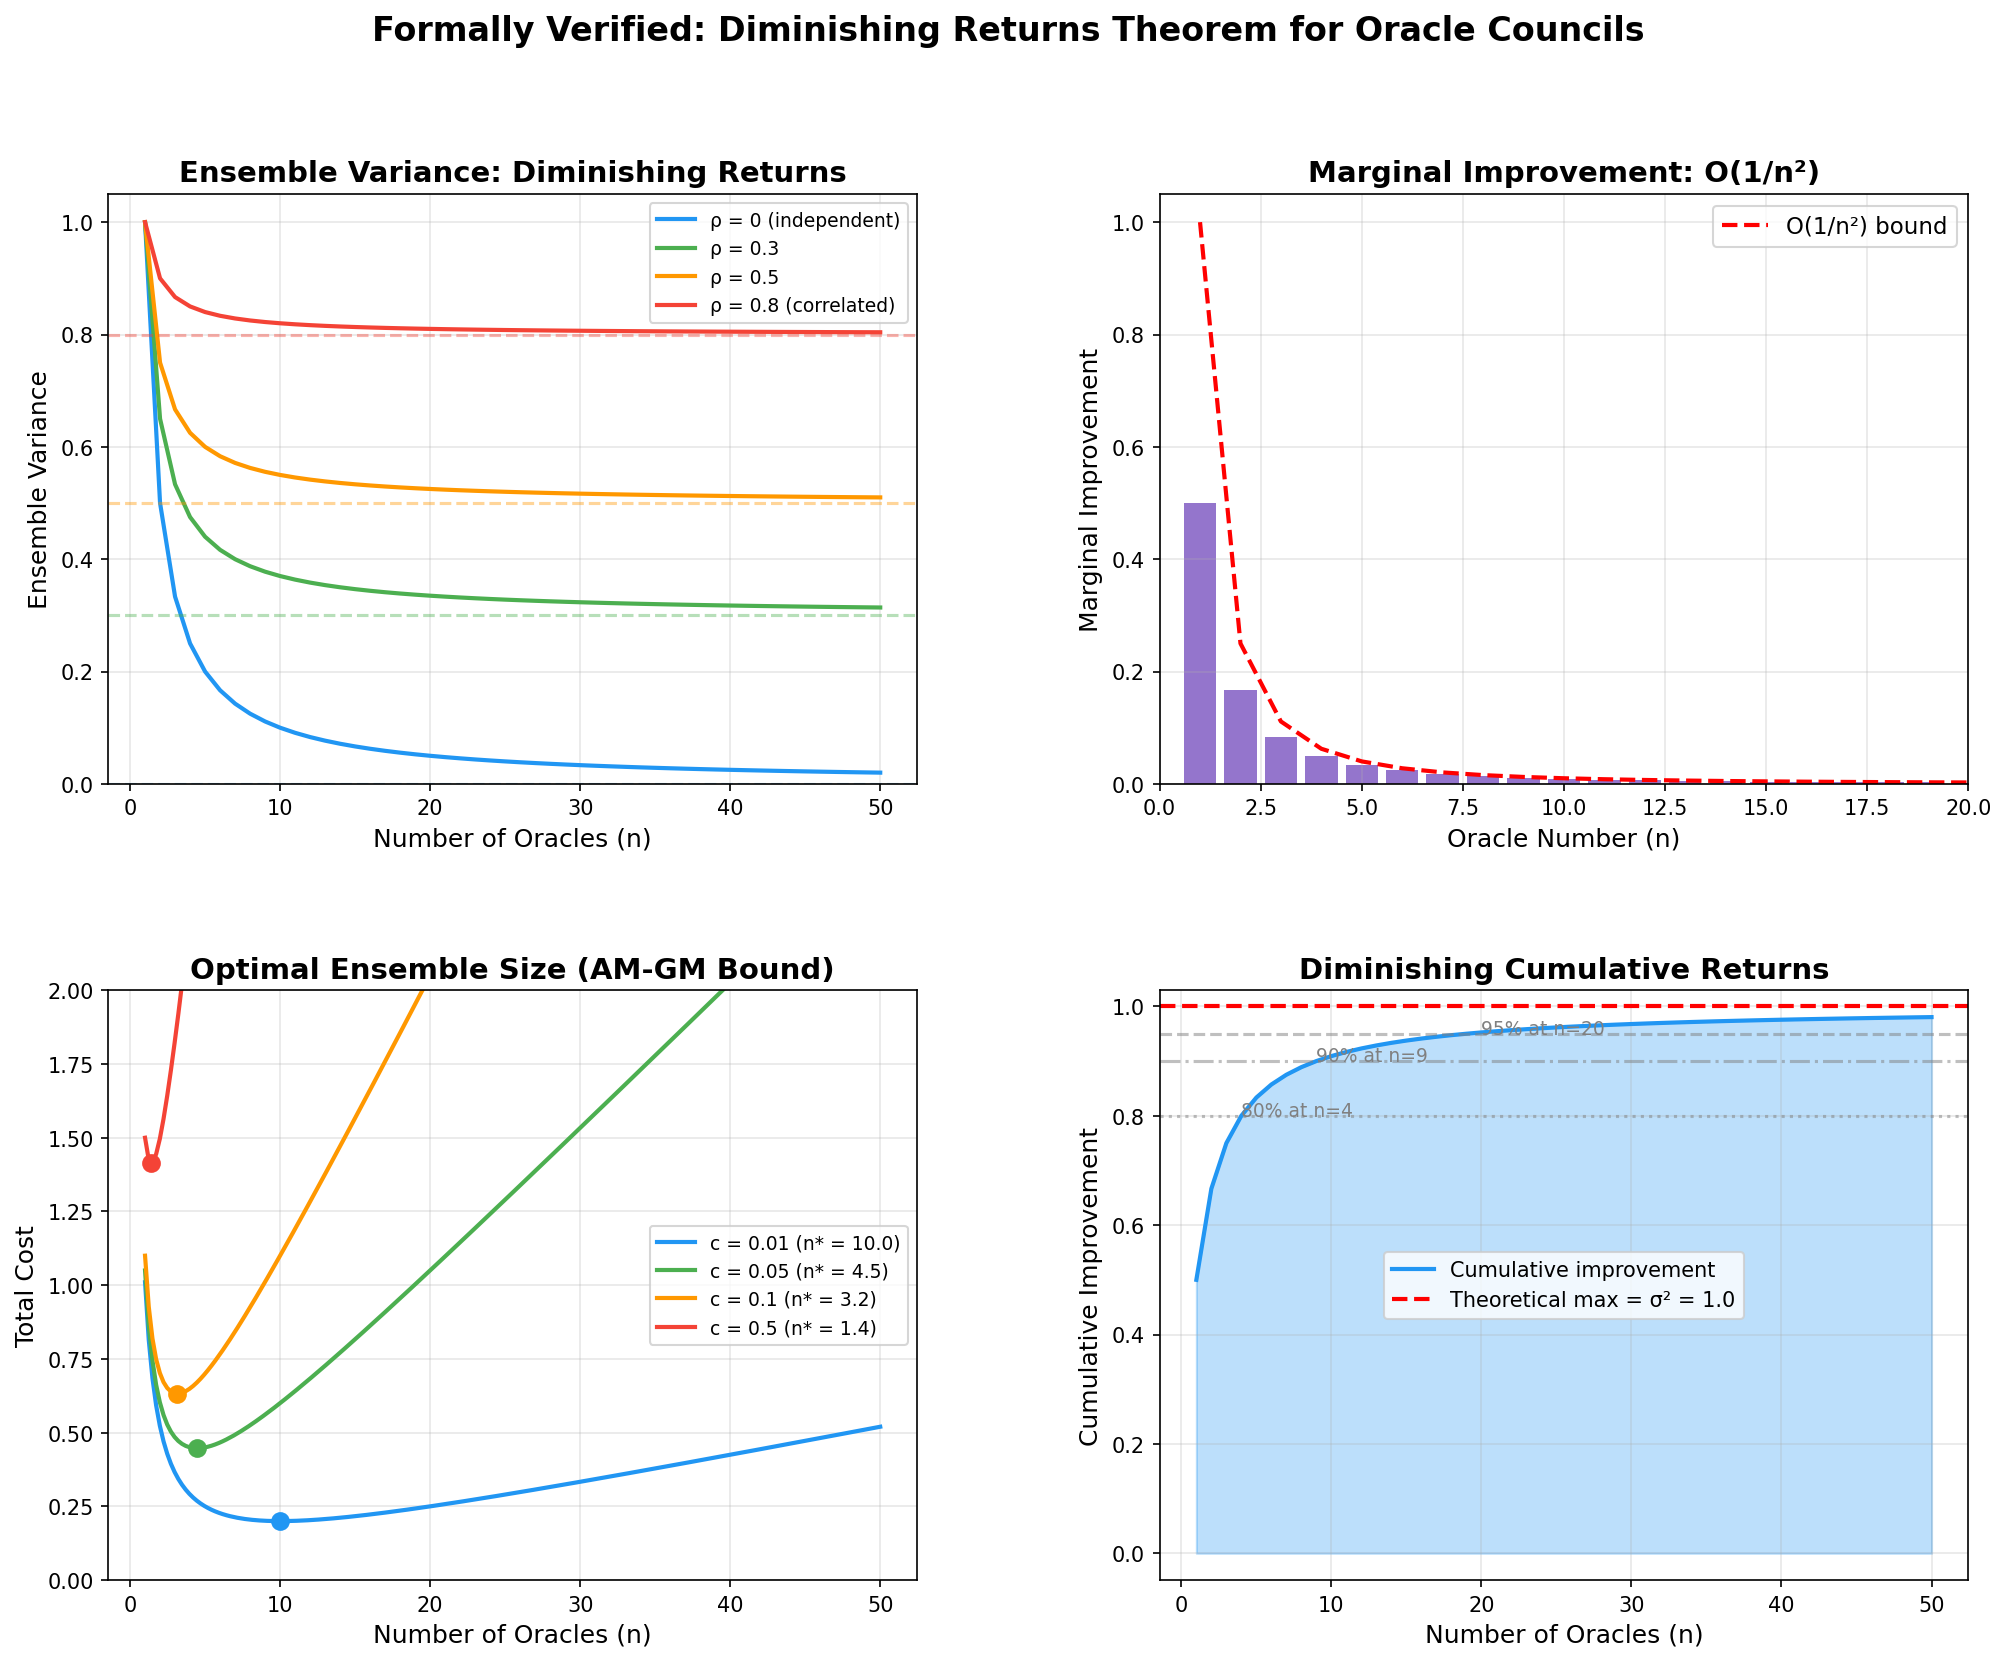

Write the Python code that produced this figure.
"""
Demonstration: Diminishing Returns Theorem for Oracle Councils

This demo visualizes the key results from the formally verified
Diminishing Returns Theorem:
1. Ensemble variance decreasing with n
2. Marginal improvement O(1/n²)
3. Optimal ensemble size via AM-GM
4. Effect of correlation on the irreducible floor

All mathematical results are formally verified in Lean 4.
"""

import numpy as np
import matplotlib
matplotlib.use('Agg')
import matplotlib.pyplot as plt
from matplotlib.gridspec import GridSpec


def ensemble_variance(sigma_sq, rho, n):
    """Ensemble variance: σ²/n + ρ·σ²·(n-1)/n"""
    return sigma_sq / n + rho * sigma_sq * (n - 1) / n


def marginal_improvement(sigma_sq, n):
    """Marginal improvement: σ²/(n·(n+1))"""
    return sigma_sq / (n * (n + 1))


def total_cost(sigma_sq, cost_per_oracle, n):
    """Total cost: σ²/n + c·n"""
    return sigma_sq / n + cost_per_oracle * n


def optimal_n(sigma_sq, cost):
    """Optimal ensemble size: √(σ²/c)"""
    return np.sqrt(sigma_sq / cost)


def main():
    fig = plt.figure(figsize=(16, 12))
    gs = GridSpec(2, 2, figure=fig, hspace=0.35, wspace=0.3)
    
    # =========================================
    # Plot 1: Ensemble Variance vs. n
    # =========================================
    ax1 = fig.add_subplot(gs[0, 0])
    sigma_sq = 1.0
    ns = np.arange(1, 51)
    
    for rho, color, label in [(0.0, '#2196F3', 'ρ = 0 (independent)'),
                               (0.3, '#4CAF50', 'ρ = 0.3'),
                               (0.5, '#FF9800', 'ρ = 0.5'),
                               (0.8, '#F44336', 'ρ = 0.8 (correlated)')]:
        vs = [ensemble_variance(sigma_sq, rho, n) for n in ns]
        ax1.plot(ns, vs, color=color, linewidth=2, label=label)
        ax1.axhline(y=rho * sigma_sq, color=color, linestyle='--', alpha=0.4)
    
    ax1.set_xlabel('Number of Oracles (n)', fontsize=12)
    ax1.set_ylabel('Ensemble Variance', fontsize=12)
    ax1.set_title('Ensemble Variance: Diminishing Returns', fontsize=14, fontweight='bold')
    ax1.legend(fontsize=9)
    ax1.set_ylim(0, 1.05)
    ax1.grid(True, alpha=0.3)
    
    # =========================================
    # Plot 2: Marginal Improvement
    # =========================================
    ax2 = fig.add_subplot(gs[0, 1])
    
    improvements = [marginal_improvement(sigma_sq, n) for n in ns]
    ax2.bar(ns, improvements, color='#673AB7', alpha=0.7, width=0.8)
    
    # Overlay 1/n² bound
    bound = [sigma_sq / n**2 for n in ns]
    ax2.plot(ns, bound, 'r--', linewidth=2, label='O(1/n²) bound')
    
    ax2.set_xlabel('Oracle Number (n)', fontsize=12)
    ax2.set_ylabel('Marginal Improvement', fontsize=12)
    ax2.set_title('Marginal Improvement: O(1/n²)', fontsize=14, fontweight='bold')
    ax2.legend(fontsize=11)
    ax2.set_xlim(0, 20)
    ax2.grid(True, alpha=0.3)
    
    # =========================================
    # Plot 3: Optimal Ensemble Size
    # =========================================
    ax3 = fig.add_subplot(gs[1, 0])
    
    costs = [0.01, 0.05, 0.1, 0.5]
    colors = ['#2196F3', '#4CAF50', '#FF9800', '#F44336']
    n_range = np.linspace(1, 50, 200)
    
    for c, color in zip(costs, colors):
        tc = [total_cost(sigma_sq, c, n) for n in n_range]
        n_opt = optimal_n(sigma_sq, c)
        tc_min = 2 * np.sqrt(sigma_sq * c)
        ax3.plot(n_range, tc, color=color, linewidth=2,
                label=f'c = {c} (n* = {n_opt:.1f})')
        ax3.plot(n_opt, tc_min, 'o', color=color, markersize=8)
    
    ax3.set_xlabel('Number of Oracles (n)', fontsize=12)
    ax3.set_ylabel('Total Cost', fontsize=12)
    ax3.set_title('Optimal Ensemble Size (AM-GM Bound)', fontsize=14, fontweight='bold')
    ax3.legend(fontsize=9)
    ax3.set_ylim(0, 2)
    ax3.grid(True, alpha=0.3)
    
    # =========================================
    # Plot 4: Cumulative Improvement
    # =========================================
    ax4 = fig.add_subplot(gs[1, 1])
    
    cumulative = np.cumsum([marginal_improvement(sigma_sq, n) for n in ns])
    max_improvement = sigma_sq  # theoretical maximum
    
    ax4.fill_between(ns, cumulative, alpha=0.3, color='#2196F3')
    ax4.plot(ns, cumulative, color='#2196F3', linewidth=2, label='Cumulative improvement')
    ax4.axhline(y=max_improvement, color='red', linestyle='--', linewidth=2,
               label=f'Theoretical max = σ² = {max_improvement}')
    
    # Mark 80%, 90%, 95% thresholds
    for pct, ls in [(0.8, ':'), (0.9, '-.'), (0.95, '--')]:
        target = pct * max_improvement
        n_needed = next((n for n in ns if cumulative[n-1] >= target), ns[-1])
        ax4.axhline(y=target, color='gray', linestyle=ls, alpha=0.5)
        ax4.annotate(f'{int(pct*100)}% at n={n_needed}', xy=(n_needed, target),
                    fontsize=9, color='gray')
    
    ax4.set_xlabel('Number of Oracles (n)', fontsize=12)
    ax4.set_ylabel('Cumulative Improvement', fontsize=12)
    ax4.set_title('Diminishing Cumulative Returns', fontsize=14, fontweight='bold')
    ax4.legend(fontsize=10)
    ax4.grid(True, alpha=0.3)
    
    fig.suptitle('Formally Verified: Diminishing Returns Theorem for Oracle Councils',
                fontsize=16, fontweight='bold', y=0.98)
    
    plt.savefig('/workspace/request-project/PredictionTheory/demos/ensemble_diminishing_returns.png',
               dpi=150, bbox_inches='tight')
    plt.close()
    print("✓ Saved ensemble_diminishing_returns.png")


if __name__ == '__main__':
    main()
